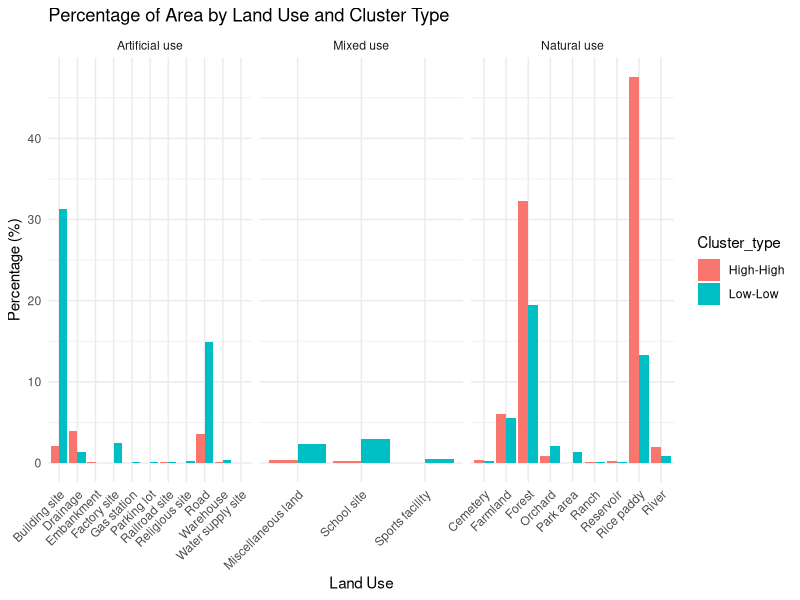
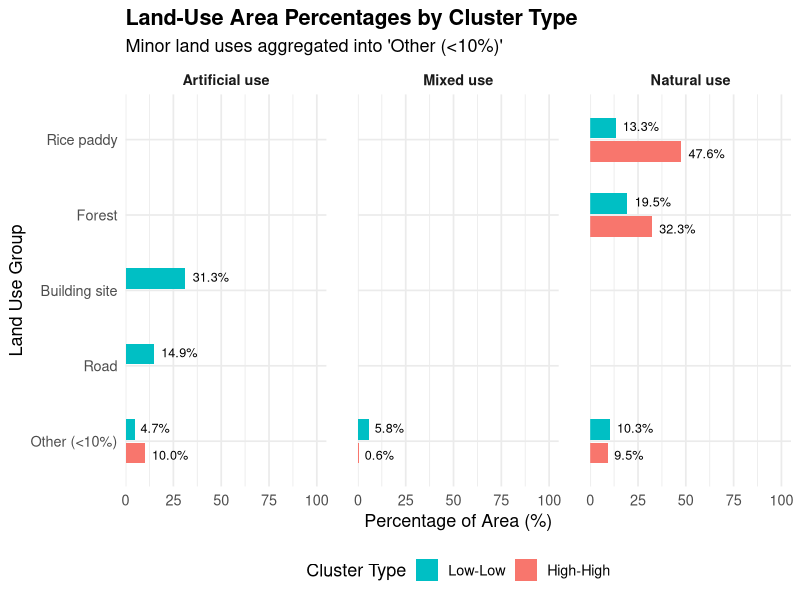

These charts were generated, in order, by the following R code:
# Load tidyverse for convenience
library(tidyverse)

# Create data frame from your table
data <- tribble(
  ~Category,       ~Land_use,             ~Cluster_type, ~Area_m2,     ~Percentage,
  "Artificial use", "Building site",       "High-High",  312466,       2.1,
  "Artificial use", "Building site",       "Low-Low",    2813017,      31.3,
  "Artificial use", "Drainage",            "High-High",  579062,       4.0,
  "Artificial use", "Drainage",            "Low-Low",    113968,       1.3,
  "Artificial use", "Embankment",          "High-High",  7988,         0.1,
  "Artificial use", "Embankment",          "Low-Low",    4451,         0.0,
  "Artificial use", "Factory site",        "High-High",  1360,         0.0,
  "Artificial use", "Factory site",        "Low-Low",    227041,       2.5,
  "Artificial use", "Gas station",         "High-High",  0,            0.0,
  "Artificial use", "Gas station",         "Low-Low",    11290,        0.1,
  "Artificial use", "Parking lot",         "High-High",  1447,         0.0,
  "Artificial use", "Parking lot",         "Low-Low",    11239,        0.1,
  "Artificial use", "Railroad site",       "High-High",  8361,         0.1,
  "Artificial use", "Railroad site",       "Low-Low",    10727,        0.1,
  "Artificial use", "Religious site",      "High-High",  4292,         0.0,
  "Artificial use", "Religious site",      "Low-Low",    18526,        0.2,
  "Artificial use", "Road",                "High-High",  519583,       3.6,
  "Artificial use", "Road",                "Low-Low",    1341666,      14.9,
  "Artificial use", "Warehouse",           "High-High",  19663,        0.1,
  "Artificial use", "Warehouse",           "Low-Low",    38785,        0.4,
  "Artificial use", "Water supply site",   "High-High",  0,            0.0,
  "Artificial use", "Water supply site",   "Low-Low",    2650,         0.0,
  "Natural use",    "Cemetery",            "High-High",  57857,        0.4,
  "Natural use",    "Cemetery",            "Low-Low",    29980,        0.3,
  "Natural use",    "Farmland",            "High-High",  873853,       6.0,
  "Natural use",    "Farmland",            "Low-Low",    491657,       5.5,
  "Natural use",    "Forest",              "High-High",  4694082,      32.3,
  "Natural use",    "Forest",              "Low-Low",    1753912,      19.5,
  "Natural use",    "Orchard",             "High-High",  113329,       0.8,
  "Natural use",    "Orchard",             "Low-Low",    191199,       2.1,
  "Natural use",    "Park area",           "High-High",  0,            0.0,
  "Natural use",    "Park area",           "Low-Low",    115336,       1.3,
  "Natural use",    "Ranch",               "High-High",  11280,        0.1,
  "Natural use",    "Ranch",               "Low-Low",    9301,         0.1,
  "Natural use",    "Reservoir",           "High-High",  30589,        0.2,
  "Natural use",    "Reservoir",           "Low-Low",    4957,         0.1,
  "Natural use",    "Rice paddy",          "High-High",  6930415,      47.6,
  "Natural use",    "Rice paddy",          "Low-Low",    1199034,      13.3,
  "Natural use",    "River",               "High-High",  288673,       2.0,
  "Natural use",    "River",               "Low-Low",    85030,        0.9,
  "Mixed use",      "Miscellaneous land",  "High-High",  59042,        0.4,
  "Mixed use",      "Miscellaneous land",  "Low-Low",    207420,       2.3,
  "Mixed use",      "School site",         "High-High",  25822,        0.2,
  "Mixed use",      "School site",         "Low-Low",    269075,       3.0,
  "Mixed use",      "Sports facility",     "High-High",  5195,         0.0,
  "Mixed use",      "Sports facility",     "Low-Low",    49366,        0.5
)

# Check structure
glimpse(data)

ggplot(data, aes(x = Land_use, y = Percentage, fill = Cluster_type)) +
  geom_bar(stat = "identity", position = position_dodge()) +
  facet_wrap(~ Category, scales = "free_x", nrow = 1) +
  labs(title = "Percentage of Area by Land Use and Cluster Type",
       y = "Percentage (%)", x = "Land Use") +
  theme_minimal() +
  theme(axis.text.x = element_text(angle = 45, hjust = 1))

######################

library(tidyverse)

# Summarize and group minor land uses (<10%)
data_agg <- data %>%
  mutate(Land_use_group = ifelse(Percentage < 10, "Other (<10%)", Land_use)) %>%
  group_by(Category, Land_use_group, Cluster_type) %>%
  summarise(Area_m2 = sum(Area_m2),
            Percentage = sum(Percentage),
            .groups = "drop")

# Verify grouping result
data_agg %>%
  arrange(Cluster_type, desc(Percentage))

# ggplot(data_agg, aes(x = reorder(Land_use_group, Percentage), 
#                      y = Percentage, 
#                      fill = Cluster_type)) +
#   geom_col(position = "dodge") +
#   facet_wrap(~ Category, scales = "fixed", nrow = 1) +
#   coord_flip() +
#   scale_y_continuous(limits = c(0, 100), expand = expansion(mult = c(0, 0.03))) + 
#   # ↑ Adds 3% padding to the top of y-axis (right side after flip)
#   labs(title = "Major Land-Use Contributions (>10%) by Cluster Type",
#        subtitle = "Minor land uses aggregated into 'Other (<10%)'",
#        x = "Land Use Group",
#        y = "Percentage of Area (%)",
#        fill = "Cluster Type") +
#   theme_minimal(base_size = 13) +
#   theme(
#     legend.position = "bottom",
#     strip.text = element_text(face = "bold"),
#     plot.title = element_text(face = "bold")
#   )
# 
# ###########################################################
# library(tidyverse)
# 
# # 1) Make sure Cluster_type order is HH (top), LL (bottom)
# data_agg <- data_agg %>%
#   mutate(Cluster_type = factor(Cluster_type, levels = c("High-High", "Low-Low")))
# 
# # 2) Ensure every Land_use_group appears for BOTH clusters (fill missing with 0)
# all_groups <- distinct(data_agg, Category, Land_use_group)
# data_agg_complete <- all_groups %>%
#   crossing(Cluster_type = factor(c("High-High", "Low-Low"),
#                                  levels = c("High-High", "Low-Low"))) %>%
#   left_join(data_agg, by = c("Category", "Land_use_group", "Cluster_type")) %>%
#   mutate(
#     Area_m2   = replace_na(Area_m2, 0),
#     Percentage = replace_na(Percentage, 0)
#   )
# 
# # 3) Order Land_use_group within each Category by its max share across clusters
# library(forcats)
# 
# # Make sure order is handled manually (no tidytext dependency)
# data_agg_complete <- data_agg_complete %>%
#   group_by(Category) %>%
#   mutate(Land_use_group = fct_reorder(Land_use_group, order_key, .desc = TRUE)) %>%
#   ungroup()
# 
# ggplot(data_agg_complete,
#        aes(x = Land_use_group,
#            y = Percentage,
#            fill = Cluster_type)) +
#   geom_col(width = 0.6) +
#   geom_text(aes(label = sprintf("%.1f%%", Percentage)),
#             hjust = -0.2,
#             size = 3.3,
#             color = "black") +
#   coord_flip() +
#   facet_grid(rows = vars(Cluster_type),
#              cols = vars(Category),
#              scales = "fixed") +
#   scale_y_continuous(limits = c(0, 100),
#                      expand = expansion(mult = c(0, 0.05))) +
#   labs(
#     title = "Major Land-Use Contributions (>10%) by Cluster Type",
#     subtitle = "Minor land uses aggregated into 'Other (<10%)'",
#     x = "Land Use Group",
#     y = "Percentage of Area (%)",
#     fill = "Cluster Type"
#   ) +
#   theme_minimal(base_size = 13) +
#   theme(
#     legend.position = "bottom",
#     strip.text = element_text(face = "bold"),
#     plot.title = element_text(face = "bold"),
#     panel.spacing.x = unit(0.8, "cm"),
#     panel.spacing.y = unit(1.0, "cm")
#   )


###############################################################
library(tidyverse)
library(grid)  # for unit()

# Rebuild complete dataset (unchanged logic)
data_agg_complete <- data_agg %>%
  mutate(
    Category = factor(Category, levels = c("Artificial use", "Mixed use", "Natural use")),
    # Low-Low first, High-High second -> HH appears on TOP after coord_flip
    Cluster_type = factor(Cluster_type, levels = c("Low-Low","High-High"))
  )

all_groups <- distinct(data_agg_complete, Category, Land_use_group)
data_agg_complete <- all_groups %>%
  crossing(Cluster_type = levels(data_agg_complete$Cluster_type)) %>%
  left_join(data_agg_complete,
            by = c("Category", "Land_use_group", "Cluster_type")) %>%
  mutate(
    Area_m2   = replace_na(Area_m2, 0),
    Percentage = replace_na(Percentage, 0)
  ) %>%
  group_by(Category, Land_use_group) %>%
  mutate(order_key = max(Percentage, na.rm = TRUE)) %>%
  ungroup()

data_agg_complete$Land_use_group <- factor(data_agg_complete$Land_use_group,levels=c("Road","Building site","Forest","Rice paddy","Other (<10%)"))

# Position dodge for uniform grouped bars
pd <- position_dodge2(width = 0.72, preserve = "single", padding = 0.12)

ggplot(data_agg_complete,
       aes(x = fct_reorder(Land_use_group, order_key, .desc = FALSE),
           y = Percentage,
           fill = Cluster_type)) +
  geom_col(width = 0.62, position = pd) +
  geom_text(
    aes(label = ifelse(Percentage > 0, sprintf("%.1f%%", Percentage), "")), # hide 0.0%
    position = pd,
    hjust = -0.2,
    size = 3.2
  ) +
  coord_flip() +
  facet_wrap(~ Category, nrow = 1, scales = "fixed") +
  scale_y_continuous(limits = c(0, 100),
                     expand = expansion(mult = c(0, 0.05))) +
  labs(title = "Land-Use Area Percentages by Cluster Type",
       subtitle = "Minor land uses aggregated into 'Other (<10%)'",
    x = "Land Use Group",
    y = "Percentage of Area (%)",
    fill = "Cluster Type"
  ) +
  guides(fill = guide_legend(reverse = TRUE)) +   # legend shows High–High above Low–Low
  theme_minimal(base_size = 13) +
  theme(
    legend.position = "bottom",
    strip.text = element_text(face = "bold"),
    plot.title = element_text(face = "bold"),
    panel.spacing.x = unit(0.8, "cm")
  )

